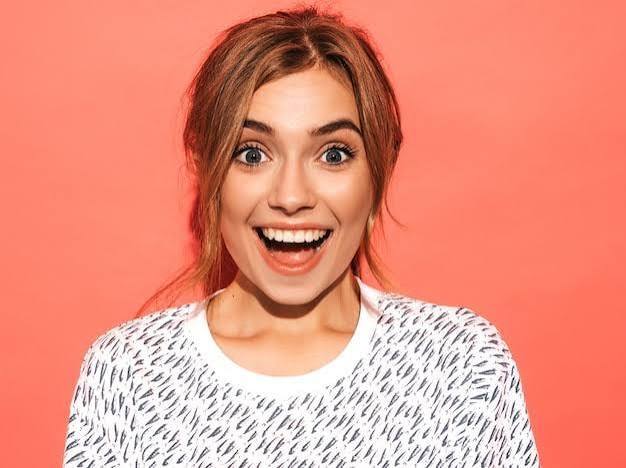
#> input picture assets/samples/happy_tg.jpg, 626 x 468 px
$ python generate_screenshots.py
#> lines starting #> are read from the running program, lines starting #| are printed output that depends on the picture
#> (the call stopped at in _load_weights, `reader = tf.compat.v1.train.NewCheckpointReader(ckpt_path)`: tensorflow is not available in this run)
#> in generate_app_screenshots, img_bgr is the input picture: shape (468, 626, 3); mean B, G, R 128.8, 146.9, 232.9
### src/preprocessing.py
"""
Preprocessing Module for Facial Emotion Recognition System (EmotionAI)
Author: Academic Deep Learning Project
Description: Robust image loading, face detection, cropping, normalization,
and bounding-box rendering for single and multi-face emotion inference.
"""

import os
from typing import List, Tuple, Optional, Dict, Any
import cv2
import numpy as np
from PIL import Image

# Default Cascade Path
DEFAULT_CASCADE_PATH = os.path.join(
    os.path.dirname(os.path.dirname(os.path.abspath(__file__))),
    "assets", "haarcascade", "haarcascade_frontalface_default.xml"
)

# Standard target dimensions for FER-2013 deep learning model
TARGET_IMAGE_SIZE = (48, 48)


class FacePreprocessor:
    """Handles face detection, alignment, cropping, and mathematical normalization."""

    def __init__(self, cascade_path: Optional[str] = None):
        """Initialize the Haar Cascade face detector."""
        self.cascade_path = cascade_path or DEFAULT_CASCADE_PATH
        if not os.path.exists(self.cascade_path):
            # Attempt to use cv2 internal data if local file is missing
            self.cascade_path = cv2.data.haarcascades + "haarcascade_frontalface_default.xml"

        self.face_cascade = cv2.CascadeClassifier(self.cascade_path)
        if self.face_cascade.empty():
            raise RuntimeError(f"Failed to load OpenCV face cascade from {self.cascade_path}")

    def detect_faces(
        self,
        image_bgr: np.ndarray,
        scale_factor: float = 1.15,
        min_neighbors: int = 5,
        min_size: Tuple[int, int] = (30, 30)
    ) -> List[Tuple[int, int, int, int]]:
        """
        Detect all faces in an input BGR image.
        Returns list of bounding boxes: (x, y, w, h).
        """
        if image_bgr is None or image_bgr.size == 0:
            return []

        gray = cv2.cvtColor(image_bgr, cv2.COLOR_BGR2GRAY) if len(image_bgr.shape) == 3 else image_bgr
        # Equalize histogram for contrast enhancement
        equalized = cv2.equalizeHist(gray)

        faces = self.face_cascade.detectMultiScale(
            equalized,
            scaleFactor=scale_factor,
            minNeighbors=min_neighbors,
            minSize=min_size,
            flags=cv2.CASCADE_SCALE_IMAGE
        )

        # Convert numpy array of rects to python list of tuples
        return [tuple(f) for f in faces] if len(faces) > 0 else []

    def extract_face_rois(
        self,
        image_bgr: np.ndarray,
        padding_ratio: float = 0.1
    ) -> List[Dict[str, Any]]:
        """
        Detect and extract normalized 48x48 face regions of interest (ROIs).

        Returns a list of dictionaries with:
          - 'box': (x, y, w, h)
          - 'face_bgr': cropped BGR face
          - 'face_gray': cropped grayscale face
          - 'face_resized': 48x48 grayscale image
          - 'tensor': flattened float32 array normalized to [0, 1] (shape: (1, 2304))
          - 'tensor_4d': 4D tensor (1, 48, 48, 1) normalized to [0, 1]
        """
#> called with padding_ratio = 0.1
        if image_bgr is None or image_bgr.size == 0:
            return []

        h_img, w_img = image_bgr.shape[:2]
#> h_img = 468; w_img = 626
        gray = cv2.cvtColor(image_bgr, cv2.COLOR_BGR2GRAY) if len(image_bgr.shape) == 3 else image_bgr.copy()
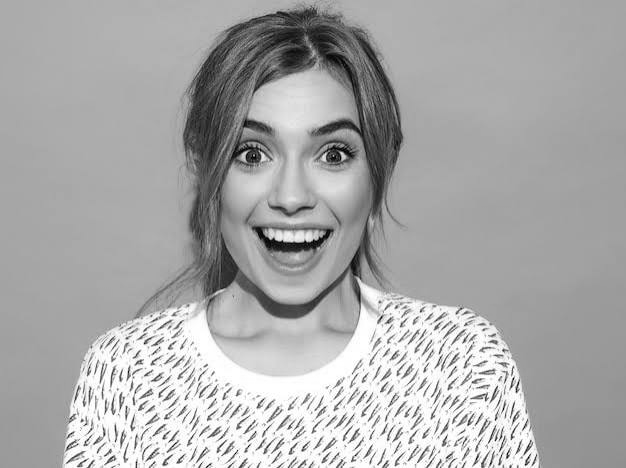
#> gray: shape (468, 626); min 1, max 255, mean 170.6
        face_boxes = self.detect_faces(image_bgr)
#> in detect_faces, `equalized = cv2.equalizeHist(gray)`:
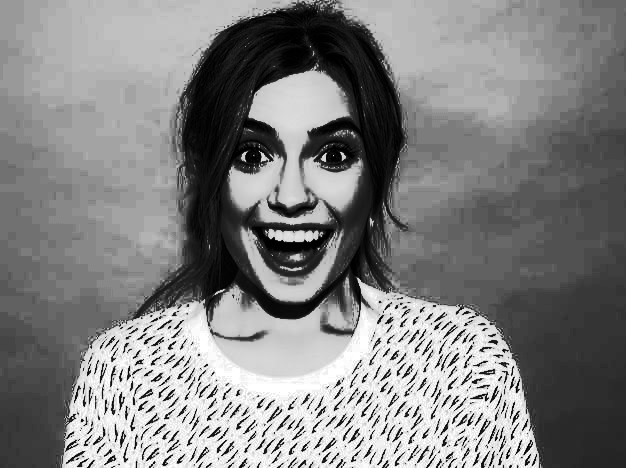
#> equalized: shape (468, 626); min 0, max 255, mean 129.8
#> in detect_faces, `faces = self.face_cascade.detectMultiScale( equalized, scaleFactor=sca..`: faces = [[194, 74, 199, 199]]
#> face_boxes = [(194, 74, 199, 199)]

        # If no face is detected by cascade, fall back to center crop with warning flag
        used_fallback = False
        if not face_boxes:
            min_dim = min(h_img, w_img)
            start_x = (w_img - min_dim) // 2
            start_y = (h_img - min_dim) // 2
            face_boxes = [(start_x, start_y, min_dim, min_dim)]
            used_fallback = True

        results = []
        for (x, y, w, h) in face_boxes:
            # Apply padding around face detection if within bounds
            pad_w = int(w * padding_ratio)
            pad_h = int(h * padding_ratio)
            x1 = max(0, x - pad_w)
            y1 = max(0, y - pad_h)
            x2 = min(w_img, x + w + pad_w)
            y2 = min(h_img, y + h + pad_h)

            face_crop_gray = gray[y1:y2, x1:x2]
            face_crop_bgr = image_bgr[y1:y2, x1:x2] if len(image_bgr.shape) == 3 else cv2.cvtColor(face_crop_gray, cv2.COLOR_GRAY2BGR)

            if face_crop_gray.size == 0:
                continue

            # Resize to network dimensions (48, 48) using bicubic interpolation
            resized = cv2.resize(face_crop_gray, TARGET_IMAGE_SIZE, interpolation=cv2.INTER_CUBIC)

            # Normalization: pixel values scaled to [0.0, 1.0] as expected by the FER-2013 model
            norm_tensor = resized.astype(np.float32) / 255.0
            flat_tensor = norm_tensor.reshape(1, 2304)
            tensor_4d = norm_tensor.reshape(1, 48, 48, 1)

            results.append({
                "box": (x, y, w, h),
                "padded_box": (x1, y1, x2 - x1, y2 - y1),
                "face_bgr": face_crop_bgr,
                "face_gray": face_crop_gray,
                "face_resized": resized,
                "tensor": flat_tensor,
                "tensor_4d": tensor_4d,
                "is_fallback": used_fallback
            })
#> this loop made 1 pass
#> (x, y, w, h, pad_w, pad_h, x1, y1) on pass 1: (194, 74, 199, 199, 19, 19, 175, 55)
#> pass 1, in extract_face_rois, `face_crop_gray = gray[y1:y2, x1:x2]`:
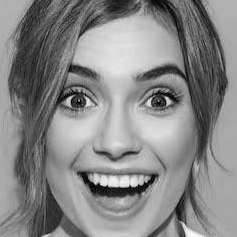
#> face_crop_gray: shape (237, 237); min 1, max 252, mean 134.4
#> pass 1, in extract_face_rois, `face_crop_bgr = image_bgr[y1:y2, x1:x2] if len(image_bgr.shape) == 3 e..`:
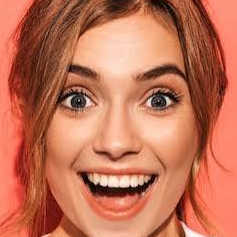
#> face_crop_bgr: shape (237, 237, 3); mean B, G, R 86.7, 113.3, 194
#> pass 1, in extract_face_rois, `resized = cv2.resize(face_crop_gray, TARGET_IMAGE_SIZE, interpolation=..`:
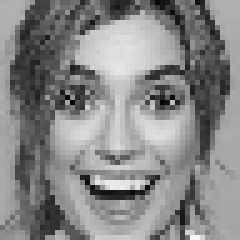
#> resized: shape (48, 48) (shown 5 times larger); min 4, max 246, mean 134.5
#> after the loop, results = 1 item

        return results

    # [67 lines left out: function draw_predictions_on_image, not called in this run]

### src/prediction.py
"""
Inference and Emotion Prediction Engine (EmotionAI)
Author: Academic Deep Learning Project
Description: High-performance, robust model loader and inference engine supporting
both TensorFlow Eager mode and an optimized Vectorized Engine.
"""

import os
from typing import List, Dict, Any, Optional, Tuple
import cv2
import numpy as np

from src.preprocessing import FacePreprocessor, TARGET_IMAGE_SIZE

# Emotion class labels corresponding to FER-2013 dataset training
EMOTION_CLASSES = ['angry', 'disgusted', 'fearful', 'happy', 'sad', 'surprised', 'neutral']

EMOTION_UNICODE = {
    'angry': '😠',
    'disgusted': '🤢',
    'fearful': '😨',
    'happy': '😊',
    'sad': '😢',
    'surprised': '😲',
    'neutral': '😐'
}

DEFAULT_MODEL_DIR = os.path.join(os.path.dirname(os.path.dirname(os.path.abspath(__file__))), "model")
DEFAULT_WEIGHTS_PATH = os.path.join(DEFAULT_MODEL_DIR, "model_weights.npz")
DEFAULT_EMOJI_DIR = os.path.join(os.path.dirname(os.path.dirname(os.path.abspath(__file__))), "assets", "emojis")


class EmotionPredictor:
    """Loads trained CNN weights and performs emotion classification."""

    def __init__(
        self,
        weights_path: Optional[str] = None,
        use_tf: bool = True,
        cascade_path: Optional[str] = None
    ):
        self.weights_path = weights_path or DEFAULT_WEIGHTS_PATH
        self.emotions = EMOTION_CLASSES
        self.preprocessor = FacePreprocessor(cascade_path)
        self.weights = {}
        self.tf_predict_fn = None
        self.use_tf = use_tf

        self._load_weights()
        if self.use_tf:
            self._init_tf_engine()

    def _load_weights(self):
        """Load weights from compressed numpy archive or restore from TF checkpoint."""
        if os.path.exists(self.weights_path):
            data = np.load(self.weights_path)
            self.weights = {k: data[k] for k in data.files}
        else:
            # Fallback to checkpoint extraction
            ckpt_dir = os.path.join(os.path.dirname(self.weights_path), "ckpt")
            ckpt_path = os.path.join(ckpt_dir, "emotion_model-30001")
            try:
                import tensorflow as tf
                reader = tf.compat.v1.train.NewCheckpointReader(ckpt_path)
                self.weights = {
                    'w_conv1': reader.get_tensor('Variable'),
                    'b_conv1': reader.get_tensor('Variable_1'),
                    'w_conv2': reader.get_tensor('Variable_2'),
                    'b_conv2': reader.get_tensor('Variable_3'),
                    'w_fc1': reader.get_tensor('Variable_4'),
                    'b_fc1': reader.get_tensor('Variable_5'),
                    'w_fc2': reader.get_tensor('Variable_6'),
                    'b_fc2': reader.get_tensor('Variable_7'),
                    'w_fc3': reader.get_tensor('Variable_8'),
                    'b_fc3': reader.get_tensor('Variable_9'),
                }
                # Cache for future rapid loading
                np.savez_compressed(self.weights_path, **self.weights)
            except Exception as e:
                raise FileNotFoundError(
                    f"Could not load weights from {self.weights_path} or checkpoint {ckpt_path}: {e}"
                )

    def _init_tf_engine(self):
        """Initialize TensorFlow 2.x eager execution graph for maximum GPU/CPU speed."""
        try:
            import tensorflow as tf
            w1 = tf.constant(self.weights['w_conv1'], dtype=tf.float32)
            b1 = tf.constant(self.weights['b_conv1'], dtype=tf.float32)
            w2 = tf.constant(self.weights['w_conv2'], dtype=tf.float32)
            b2 = tf.constant(self.weights['b_conv2'], dtype=tf.float32)
            w_fc1 = tf.constant(self.weights['w_fc1'], dtype=tf.float32)
            b_fc1 = tf.constant(self.weights['b_fc1'], dtype=tf.float32)
            w_fc2 = tf.constant(self.weights['w_fc2'], dtype=tf.float32)
            b_fc2 = tf.constant(self.weights['b_fc2'], dtype=tf.float32)
            w_fc3 = tf.constant(self.weights['w_fc3'], dtype=tf.float32)
            b_fc3 = tf.constant(self.weights['b_fc3'], dtype=tf.float32)

            # [27 lines left out: function _graph_forward, not called in this run]

            self.tf_predict_fn = _graph_forward
            # Warm up graph execution
            dummy = np.zeros((1, 2304), dtype=np.float32)
            _ = self.tf_predict_fn(dummy).numpy()
        except Exception:
            # Fall back smoothly to numpy engine
            self.use_tf = False
            self.tf_predict_fn = None

    def _predict_numpy(self, tensor: np.ndarray) -> np.ndarray:
        """
        Pure Vectorized NumPy forward pass matching the deepnn mathematical specification.
        Guarantees zero-dependency, lightning-fast execution on any machine or cloud.
        """
        # Ensure 4D shape: (1, 48, 48, 1)
        x_img = tensor.reshape(1, 48, 48, 1)
        w1, b1 = self.weights['w_conv1'], self.weights['b_conv1']
        w2, b2 = self.weights['w_conv2'], self.weights['b_conv2']
        w_fc1, b_fc1 = self.weights['w_fc1'], self.weights['b_fc1']
        w_fc2, b_fc2 = self.weights['w_fc2'], self.weights['b_fc2']
        w_fc3, b_fc3 = self.weights['w_fc3'], self.weights['b_fc3']

        # Vectorized Conv2D helper
        # [42 lines left out: functions conv2d_same, max_pool3x3_s2, lrn, not called in this run]

        # Conv1 + ReLU
        h_conv1 = np.maximum(0, conv2d_same(x_img, w1, b1))
        # MaxPool1
        h_pool1 = max_pool3x3_s2(h_conv1)
        # LRN 1
        _ = lrn(h_pool1)

        # Conv2 + ReLU (fed by h_pool1)
        h_conv2 = np.maximum(0, conv2d_same(h_pool1, w2, b2))
        # LRN 2
        norm2 = lrn(h_conv2)
        # MaxPool2
        h_pool2 = max_pool3x3_s2(norm2)

        # FC1
        h_flat = h_pool2.reshape(1, -1)
        h_fc1 = np.maximum(0, np.dot(h_flat, w_fc1) + b_fc1)
        # FC2
        h_fc2 = np.dot(h_fc1, w_fc2) + b_fc2
        # FC3 (Logits)
        logits = np.dot(h_fc2, w_fc3) + b_fc3
        # Softmax
        exp_logits = np.exp(logits - np.max(logits, axis=-1, keepdims=True))
        probs = exp_logits / np.sum(exp_logits, axis=-1, keepdims=True)
        return probs

    def predict_tensor(self, tensor: np.ndarray) -> Dict[str, Any]:
        """
        Predict emotion probabilities from a normalized (1, 2304) tensor.
        Returns complete confidence distribution and top emotion.
        """
        if self.use_tf and self.tf_predict_fn is not None:
            probs = self.tf_predict_fn(tensor.astype(np.float32)).numpy()[0]
        else:
            probs = self._predict_numpy(tensor)[0]

        top_idx = int(np.argmax(probs))
        top_emotion = self.emotions[top_idx]
        top_confidence = float(probs[top_idx] * 100.0)

        prob_dict = {emo: float(p * 100.0) for emo, p in zip(self.emotions, probs)}
        sorted_probs = sorted(prob_dict.items(), key=lambda item: item[1], reverse=True)

        emoji_file = os.path.join(DEFAULT_EMOJI_DIR, f"{top_emotion}.png")

        return {
            "emotion": top_emotion,
            "confidence": top_confidence,
            "probabilities": prob_dict,
            "sorted_probabilities": sorted_probs,
            "top_3": sorted_probs[:3],
            "unicode": EMOTION_UNICODE.get(top_emotion, "🙂"),
            "emoji_path": emoji_file if os.path.exists(emoji_file) else None
        }

    def predict_image(self, image_bgr: np.ndarray) -> Tuple[List[Dict[str, Any]], np.ndarray]:
        """
        End-to-end detection and classification on an input image.
        Returns:
          - List of prediction dictionaries per detected face.
          - Annotated image with aesthetic bounding boxes and emotion banners.
        """
        face_rois = self.preprocessor.extract_face_rois(image_bgr)
#> face_rois = 1 item
        predictions = []

        for roi in face_rois:
            pred = self.predict_tensor(roi["tensor"])
            pred.update({
                "box": roi["box"],
                "face_bgr": roi["face_bgr"],
                "face_gray": roi["face_gray"],
                "is_fallback": roi["is_fallback"]
            })
            predictions.append(pred)
#> this loop made 1 pass
#> after the loop, predictions = []

        annotated_image = self.preprocessor.draw_predictions_on_image(image_bgr, predictions)
        return predictions, annotated_image

### src/generate_screenshots.py
"""
Generate real prediction screenshots and visual proof for the report and documentation.
"""

import os
import sys
import cv2
import numpy as np
import matplotlib.pyplot as plt
from PIL import Image

PROJECT_ROOT = os.path.dirname(os.path.dirname(os.path.abspath(__file__)))
if PROJECT_ROOT not in sys.path:
    sys.path.insert(0, PROJECT_ROOT)

SCREENSHOTS_DIR = os.path.join(PROJECT_ROOT, "assets", "screenshots")
os.makedirs(SCREENSHOTS_DIR, exist_ok=True)

from src.prediction import EmotionPredictor
from src.utils import generate_probability_bar_chart, generate_radar_chart, EMOTION_COLOR_MAP


def generate_app_screenshots():
    predictor = EmotionPredictor()
    sample_img_path = os.path.join(PROJECT_ROOT, "assets", "samples", "happy_tg.jpg")
    img_bgr = cv2.imread(sample_img_path)
    if img_bgr is None:
        print("Sample image not found!")
        return

    predictions, annotated_bgr = predictor.predict_image(img_bgr)
    annotated_rgb = cv2.cvtColor(annotated_bgr, cv2.COLOR_BGR2RGB)

    # Save standalone annotated detection
    detection_out = os.path.join(SCREENSHOTS_DIR, "detected_face_annotated.png")
    cv2.imwrite(detection_out, annotated_bgr)
    print("Saved:", detection_out)

    # Generate complete composite screenshot simulating the dashboard view
    pred = predictions[0]
    top_emotion = pred["emotion"]
    confidence = pred["confidence"]
    color = EMOTION_COLOR_MAP.get(top_emotion, "#3498DB")

    fig = plt.figure(figsize=(14, 7), facecolor='#0E1117')
    gs = fig.add_gridspec(2, 2, width_ratios=[1.1, 1.2], height_ratios=[1, 1], wspace=0.25, hspace=0.35)

    # 1. Image on the left
    ax_img = fig.add_subplot(gs[:, 0])
    ax_img.imshow(annotated_rgb)
    ax_img.set_title(f"Facial Detection & Classification ({top_emotion.capitalize()} {confidence:.1f}%)",
                     color='#FFFFFF', fontsize=12, fontweight='bold', pad=10)
    ax_img.axis('off')

    # 2. Probability Bar Chart (Top Right)
    ax_bar = fig.add_subplot(gs[0, 1])
    ax_bar.set_facecolor('#1E1E2F')
    emotions = list(pred["probabilities"].keys())
    scores = [pred["probabilities"][e] for e in emotions]
    colors = [EMOTION_COLOR_MAP.get(e, '#3498DB') for e in emotions]
    y_pos = np.arange(len(emotions))
    bars = ax_bar.barh(y_pos, scores, color=colors, height=0.6)
    ax_bar.set_yticks(y_pos)
    ax_bar.set_yticklabels([e.capitalize() for e in emotions], color='#FFFFFF', fontsize=9, fontweight='bold')
    ax_bar.invert_yaxis()
    ax_bar.set_xlim(0, 105)
    ax_bar.tick_params(colors='#FFFFFF', labelsize=8.5)
    ax_bar.set_xlabel('Confidence (%)', color='#FFFFFF', fontsize=9.5, fontweight='bold')
    ax_bar.set_title("Probability Distribution Across 7 Emotion Classes", color='#FFFFFF', fontsize=11, fontweight='bold')
    for spine in ax_bar.spines.values():
        spine.set_visible(False)
    ax_bar.grid(axis='x', linestyle='--', alpha=0.3, color='#4A4A60')
    for b, s in zip(bars, scores):
        ax_bar.text(b.get_width() + 1.5, b.get_y() + b.get_height()/2, f"{s:.1f}%",
                    va='center', color='#FFFFFF', fontsize=8.5, fontweight='bold')

    # 3. Radar Chart (Bottom Right)
    ax_radar = fig.add_subplot(gs[1, 1], polar=True)
    ax_radar.set_facecolor('#1E1E2F')
    rad_vals = scores + scores[:1]
    angles = np.linspace(0, 2 * np.pi, len(emotions), endpoint=False).tolist() + [0]
    ax_radar.plot(angles, rad_vals, color='#6C5CE7', lw=2)
    ax_radar.fill(angles, rad_vals, color='#6C5CE7', alpha=0.35)
    ax_radar.set_xticks(angles[:-1])
    ax_radar.set_xticklabels([e.capitalize() for e in emotions], color='#FFFFFF', fontsize=8, fontweight='bold')
    ax_radar.tick_params(colors='#FFFFFF')
    ax_radar.spines['polar'].set_color('#4A4A60')
    ax_radar.grid(color='#4A4A60', linestyle='--', alpha=0.5)
    ax_radar.set_title("Affective Radar Profile", color='#FFFFFF', fontsize=11, fontweight='bold', pad=12)

    ui_out = os.path.join(SCREENSHOTS_DIR, "dashboard_runtime_screenshot.png")
    plt.savefig(ui_out, dpi=300, facecolor=fig.get_facecolor(), bbox_inches='tight')
    plt.close()
    print("Saved:", ui_out)


if __name__ == "__main__":
#> (the run stopped early here; a loop or call above may not have finished)

$ run again, with assets/samples/disgusted_tg.jpg copied over assets/samples/happy_tg.jpg
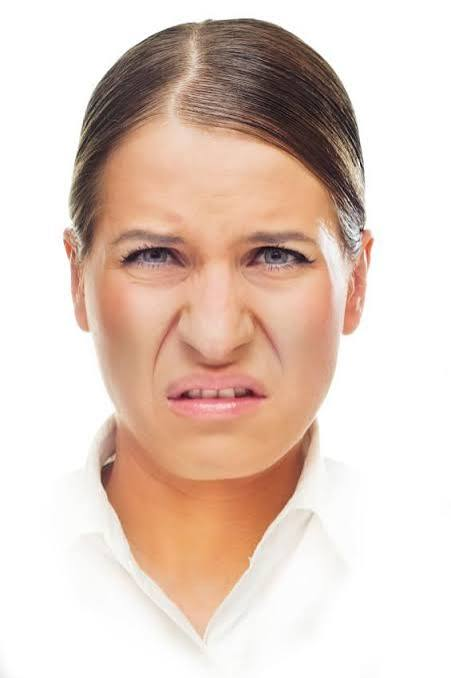
#> input picture assets/samples/disgusted_tg.jpg, 451 x 678 px
#> in generate_app_screenshots, img_bgr is the input picture: shape (678, 451, 3); mean B, G, R 194, 205.2, 225.6
#> in detect_faces, `equalized = cv2.equalizeHist(gray)`:
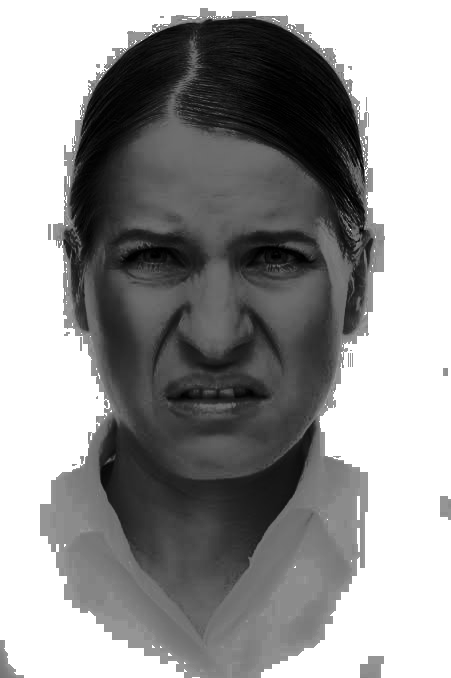
#> equalized: shape (678, 451); min 0, max 255, mean 150.1
#> faces = [[60, 138, 307, 307]]
#> face_boxes = [(60, 138, 307, 307)]
#> the loop in extract_face_rois, `for (x, y, w, h) in face_boxes:` made 1 pass
#> (x, y, w, h, pad_w, pad_h, x1, y1) on pass 1: (60, 138, 307, 307, 30, 30, 30, 108)
#> pass 1, in extract_face_rois, `resized = cv2.resize(face_crop_gray, TARGET_IMAGE_SIZE, interpolation=..`:
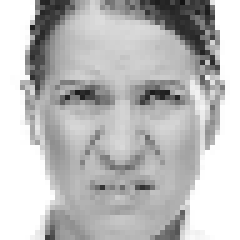
#> resized: shape (48, 48) (shown 5 times larger); min 18, max 255, mean 188.6
#> after the loop in extract_face_rois, `for (x, y, w, h) in face_boxes:`: results = 1 item
#> the loop in predict_image, `for roi in face_rois:` made 1 pass
#> after the loop in predict_image, `for roi in face_rois:`: predictions = []
